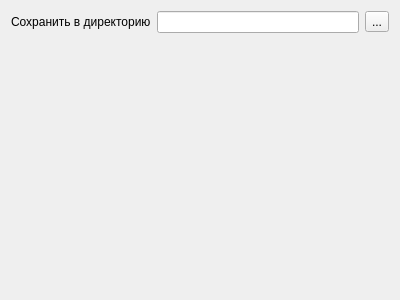
<?xml version="1.0" encoding="UTF-8"?>
<ui version="4.0">
 <class>ExportFLCR23Page2</class>
 <widget class="QWidget" name="ExportFLCR23Page2">
  <property name="geometry">
   <rect>
    <x>0</x>
    <y>0</y>
    <width>400</width>
    <height>300</height>
   </rect>
  </property>
  <property name="windowTitle">
   <string>Form</string>
  </property>
  <layout class="QGridLayout">
   <item row="0" column="0">
    <widget class="QLabel" name="lblDir">
     <property name="text">
      <string>Сохранить в директорию</string>
     </property>
    </widget>
   </item>
   <item row="0" column="1">
    <widget class="QLineEdit" name="edtDir"/>
   </item>
   <item row="0" column="2">
    <widget class="QToolButton" name="btnSelectDir">
     <property name="text">
      <string>...</string>
     </property>
    </widget>
   </item>
   <item row="1" column="0">
    <spacer>
     <property name="orientation">
      <enum>Qt::Vertical</enum>
     </property>
     <property name="sizeHint" stdset="0">
      <size>
       <width>128</width>
       <height>241</height>
      </size>
     </property>
    </spacer>
   </item>
  </layout>
 </widget>
 <resources/>
 <connections/>
</ui>
